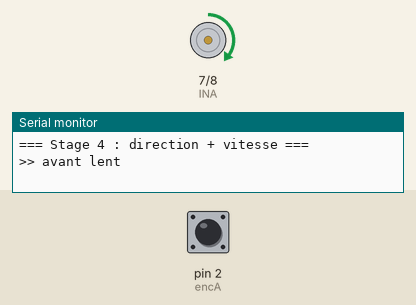
This sketch was run on a simulated Arduino Uno, built with avr-gcc and run on an emulated ATmega328P. Shown: motor-driver pin pairs drawn as motors (green arrow = first pin HIGH = forward, orange = second pin HIGH = backward, longer = more drive, scaled by the enable pin), the last lines printed to the serial monitor. The test bench sets the inputs (shaded band); at power-on: pin 2 (encA) HIGH.

Above: at 1.0 s.
At 5.0 s:
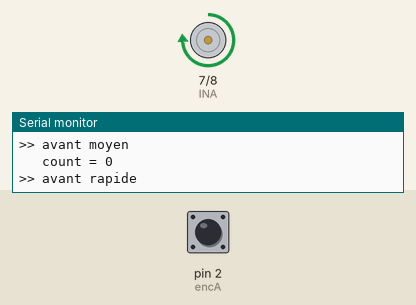
At 8.5 s:
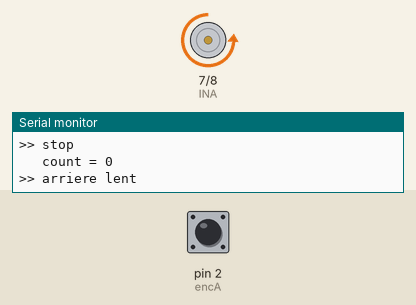
At 18.0 s:
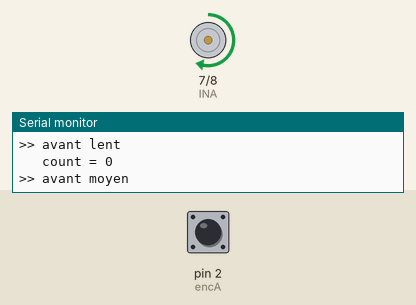
Timing chart, 0 to 19.5 s (numbered marks = the images above):
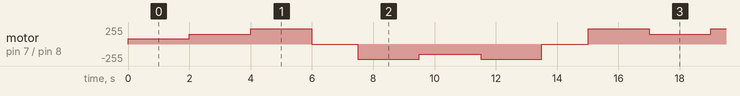

Measured:
- by itself, motor on pin 7 (INA) / pin 8 (INB): repeats every 15.0 s: forward 150/255 2.0 s, forward 230/255 2.0 s, stopped 1.5 s, backward 230/255 2.0 s, backward 150/255 2.0 s, backward 230/255 2.0 s, stopped 1.5 s, forward 230/255 2.0 s

The sketch:

stage4_direction_test.ino
```cpp
// STAGE 4 - test direction + vitesse
// Cycle : avant lent/moyen/rapide, stop, arriere lent/moyen/rapide, stop.
// Affiche le compteur encodeur apres chaque etape.
//
// DRIVER  : pin 7 -> INA, pin 8 -> INB, pin 9 -> PWM, 5V -> VDD, GND -> GND
// ENCODEUR: jaune -> 2, blanc -> 3, bleu -> 5V, vert -> GND
// PUISSANCE: 12V -> VIN/GND, moteur rouge/noir -> OUTA/OUTB

const int PWM = 9;
const int INA = 7;
const int INB = 8;

const int encA = 2;
const int encB = 3;
volatile long encoderCount = 0;

void forward(int speed) {        // speed : 0-255
  digitalWrite(INA, HIGH);
  digitalWrite(INB, LOW);
  analogWrite(PWM, speed);
}

void reverse(int speed) {
  digitalWrite(INA, LOW);
  digitalWrite(INB, HIGH);
  analogWrite(PWM, speed);
}

void stopMotor() {
  analogWrite(PWM, 0);
}

void printCount() {
  Serial.print("   count = ");
  Serial.println(encoderCount);
}

void countPulse() {
  if (digitalRead(encA) != digitalRead(encB)) encoderCount++;
  else encoderCount--;
}

void setup() {
  Serial.begin(9600);
  pinMode(PWM, OUTPUT);
  pinMode(INA, OUTPUT);
  pinMode(INB, OUTPUT);
  pinMode(encA, INPUT_PULLUP);
  pinMode(encB, INPUT_PULLUP);
  attachInterrupt(digitalPinToInterrupt(encA), countPulse, CHANGE);
  Serial.println("=== Stage 4 : direction + vitesse ===");
}

void loop() {
  Serial.println(">> avant lent");
  forward(80);   delay(2000);   printCount();

  Serial.println(">> avant moyen");
  forward(150);  delay(2000);   printCount();

  Serial.println(">> avant rapide");
  forward(230);  delay(2000);   printCount();

  Serial.println(">> stop");
  stopMotor();   delay(1500);   printCount();

  Serial.println(">> arriere lent");
  reverse(80);   delay(2000);   printCount();

  Serial.println(">> arriere moyen");
  reverse(150);  delay(2000);   printCount();

  Serial.println(">> arriere rapide");
  reverse(230);  delay(2000);   printCount();

  Serial.println(">> stop");
  stopMotor();   delay(1500);   printCount();

  Serial.println("--- cycle termine, on recommence ---");
  Serial.println();
}
```
